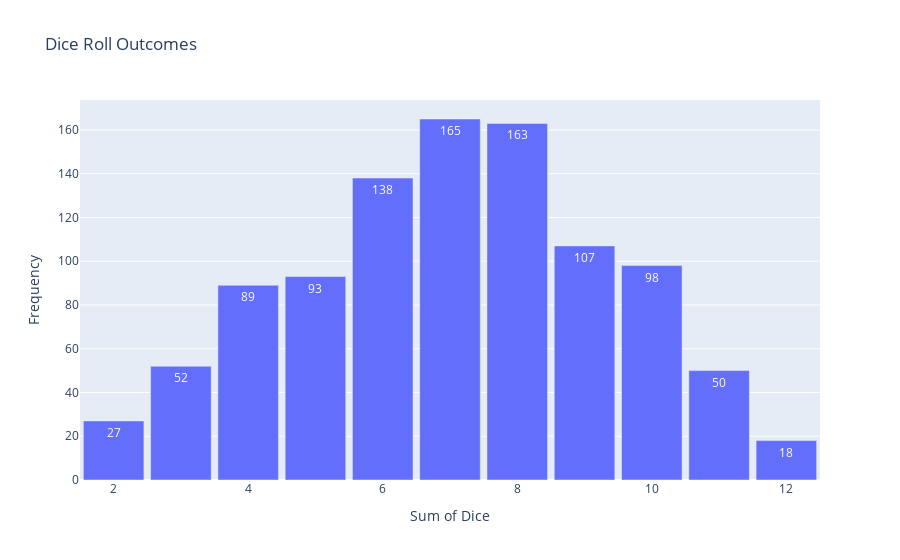

Notebook code for this chart:
### Code cell
import plotly.graph_objects as go

# Create the bar chart
fig = go.Figure(data=[
    go.Bar(
        x=list(outcomes.keys()),
        y=list(outcomes.values()),
        text=list(outcomes.values()),
        textposition='auto'
    )
])

# Update layout
fig.update_layout(
    title='Dice Roll Outcomes',
    xaxis_title='Sum of Dice',
    yaxis_title='Frequency',
    bargap=0.1
)

fig.show()

### Figure 1 — Plotly figure (JSON) as saved in the notebook; plotly's stock layout.template omitted (floating-point values rounded to 4 significant figures)
{"data": [{"text": ["165", "163", "138", "107", "50", "93", "89", "98", "18", "27", "52"], "textposition": "auto", "type": "bar", "x": [7, 8, 6, 9, 11, 5, 4, 10, 12, 2, 3], "y": [165, 163, 138, 107, 50, 93, 89, 98, 18, 27, 52]}], "layout": {"bargap": 0.1, "title": {"text": "Dice Roll Outcomes"}, "xaxis": {"title": {"text": "Sum of Dice"}}, "yaxis": {"title": {"text": "Frequency"}}}}
